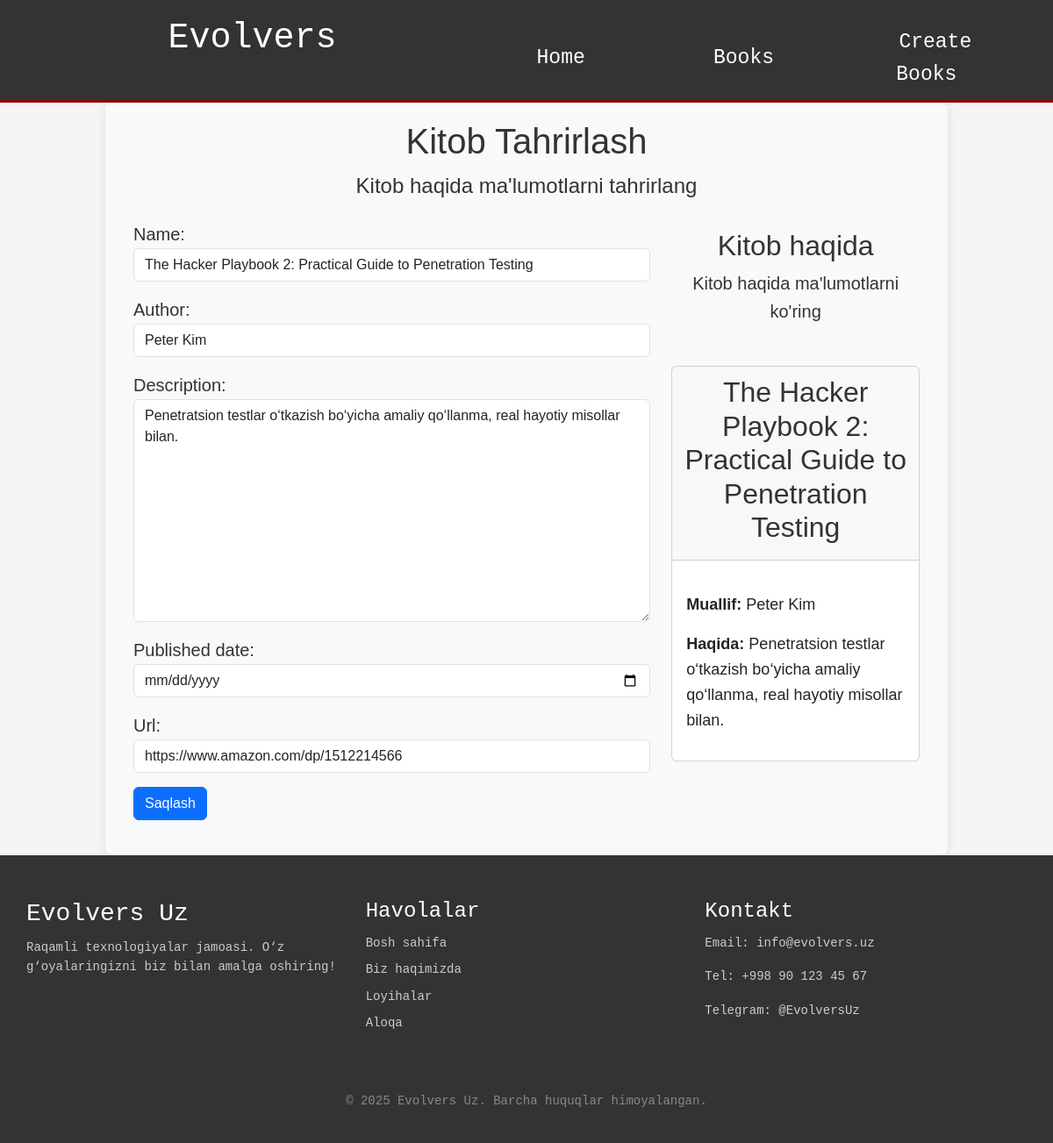
Page /book/4/edit/ on the committed database.
### book/models.py (models this page shows, shortened)
class Book(models.Model):
    name=models.CharField(max_length=100)
    author=models.CharField(max_length=100)
    description=models.TextField()
    published_date = models.DateField(null=True, blank=True)
    url=models.URLField(blank=True)

### book/views.py (the view)
# urls.py: path('book/<int:id>/edit/',edit_book,name='edit_book'),
def edit_book(request, id):
    book=get_object_or_404(Book, id=id)
    if request.method=="POST":
        form=BookForm(request.POST,instance=book)
        if form.is_valid():
            form.save()
            return render(request,'book/book_detail.html',{'book':book})
    else:
        form=BookForm(instance=book)
    return render(request,'book/edit_book.html',{'form':form,'book':book})

### book/forms.py
class BookForm(forms.ModelForm):
    class Meta:
        model=Book
        fields=['name','author','description','published_date','url']
        widgets={
            'name':forms.TextInput(attrs={'class':'form-control'}),
            'author':forms.TextInput(attrs={'class':'form-control'}),
            'description':forms.Textarea(attrs={'class':'form-control'}),
            'published_date':forms.DateInput(attrs={'class':'form-control','type':'date'}),
            'url':forms.URLInput(attrs={'class':'form-control'})
        }

### templates/book/edit_book.html (shortened to what this page needs)
{% extends './base.html'%}
{% load static %}
{%block content %}
<link rel="stylesheet" href="{% static 'css/editbook.css' %}">
<div class="editbooks">
    <div class="container">
        <div class="headerediting">
            <h1>Kitob Tahrirlash</h1>
            <p>Kitob haqida ma'lumotlarni tahrirlang</p>
        </div>
        <div class="row">
            <div class="col-8 formedit">
                <form method="post">
                    {{ form.as_p }}
                    <button type="submit" class="btn btn-primary">Saqlash</button>
                </form>
            </div>
            <div class="col-4 aboutbook">
                <div class="card-header">
                    <h2>Kitob haqida</h2>
                    <p>Kitob haqida ma'lumotlarni ko'ring</p>
                </div>
                <div class="card">
                    <div class="card-header">
                        <h2>{{book.name}}</h2>
                    </div>
                    <div class="card-body">
                        <p><strong>Muallif:</strong> {{ book.author }}</p>
                        <p><strong>Haqida:</strong> {{ book.description }}</p>
                    </div>
                </div>
            </div>
        </div>
    </div>
</div>
{% endblock content %}

### static/css/styles.css (style rules this page uses)
body { margin: 0; padding: 0; font-family:'Courier New', Courier, monospace; background-color: #f4f4f4; color: #333; line-height: 1.6; }

### static/css/editbook.css (style rules this page uses)
.editbooks { margin: 0 auto; padding: 20px; width: 80%; background-color: #f9f9f9; border-radius: 8px; box-shadow: 0 2px 10px rgba(0, 0, 0, 0.1); font-family: Arial, sans-serif; font-size: 16px; color: #333; }
.headerediting { text-align: center; font-size: 24px; margin-bottom: 20px; border-radius: 25px; }
.formedit { display: flex; flex-direction: column; gap: 15px; margin-bottom: 20px; font-size: 20px; }
.aboutbook { margin-bottom: 20px; font-size: 18px; color: #555; }
.card-header { color: #333; font-size: 20px; padding: 10px; border-radius: 5px; text-align: center; margin-bottom: 20px; }

### rows in the picture
Book: name "The Hacker Playbook 2: Practical Guide to Penetration Testing", author "Peter Kim", description "Penetratsion testlar o‘tkazish bo‘yicha amaliy qo‘llanma, real hayotiy misollar bilan.", url "https://www.amazon.com/dp/1512214566"
